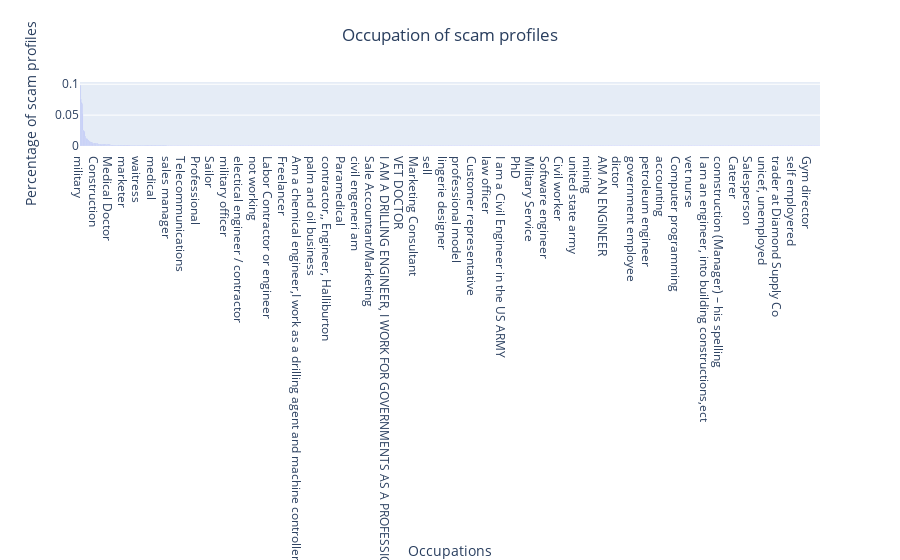

The cell this chart's notebook holds for it:
### Code cell
counts = scamdf["occupation"].value_counts(normalize = True)

fig = px.bar(counts, title="Occupation of scam profiles")
fig.update_layout(
    xaxis_title = "Occupations",
    yaxis_title = "Percentage of scam profiles",
    title_x = 0.5,
    showlegend = False
)

fig.show()

### Figure 1 — Plotly figure (JSON) as saved in the notebook; plotly's stock layout.template omitted (floating-point values rounded to 4 significant figures; data arrays with more than 128 entries replaced by an {"elided": "..."} marker saying what was removed)
{"data": [{"alignmentgroup": "True", "hovertemplate": "variable=occupation<br>index=%{x}<br>value=%{y}<extra></extra>", "legendgroup": "occupation", "marker": {"color": "#636efa", "pattern": {"shape": ""}}, "name": "occupation", "offsetgroup": "occupation", "orientation": "v", "showlegend": true, "textposition": "auto", "type": "bar", "x": {"elided": "1221 str values"}, "xaxis": "x", "y": {"elided": "1221 float values"}, "yaxis": "y"}], "layout": {"barmode": "relative", "legend": {"title": {"text": "variable"}, "tracegroupgap": 0}, "showlegend": false, "title": {"text": "Occupation of scam profiles", "x": 0.5}, "xaxis": {"anchor": "y", "domain": [0, 1], "title": {"text": "Occupations"}}, "yaxis": {"anchor": "x", "domain": [0, 1], "title": {"text": "Percentage of scam profiles"}}}}
